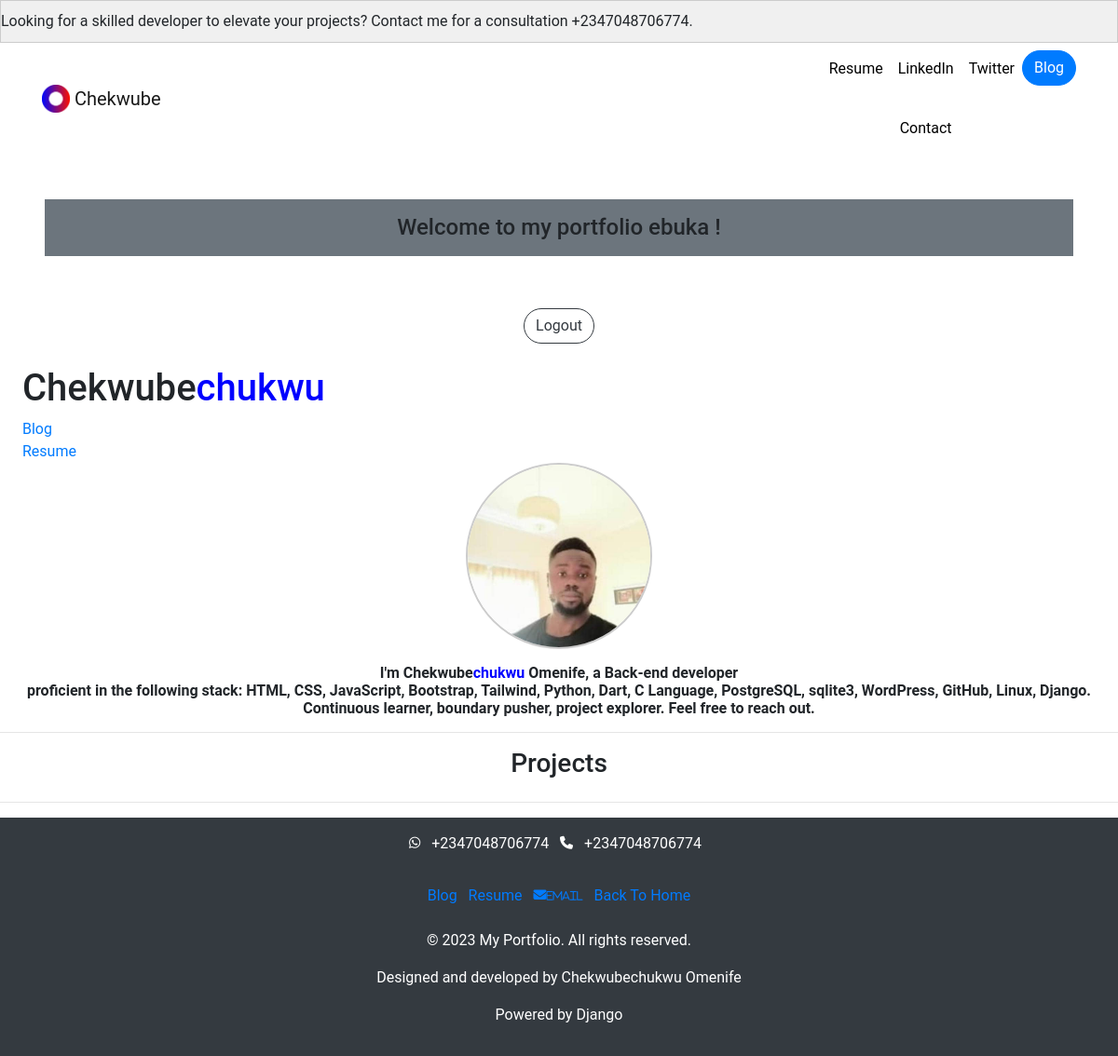
Page / (signed in) on the earlier database version.
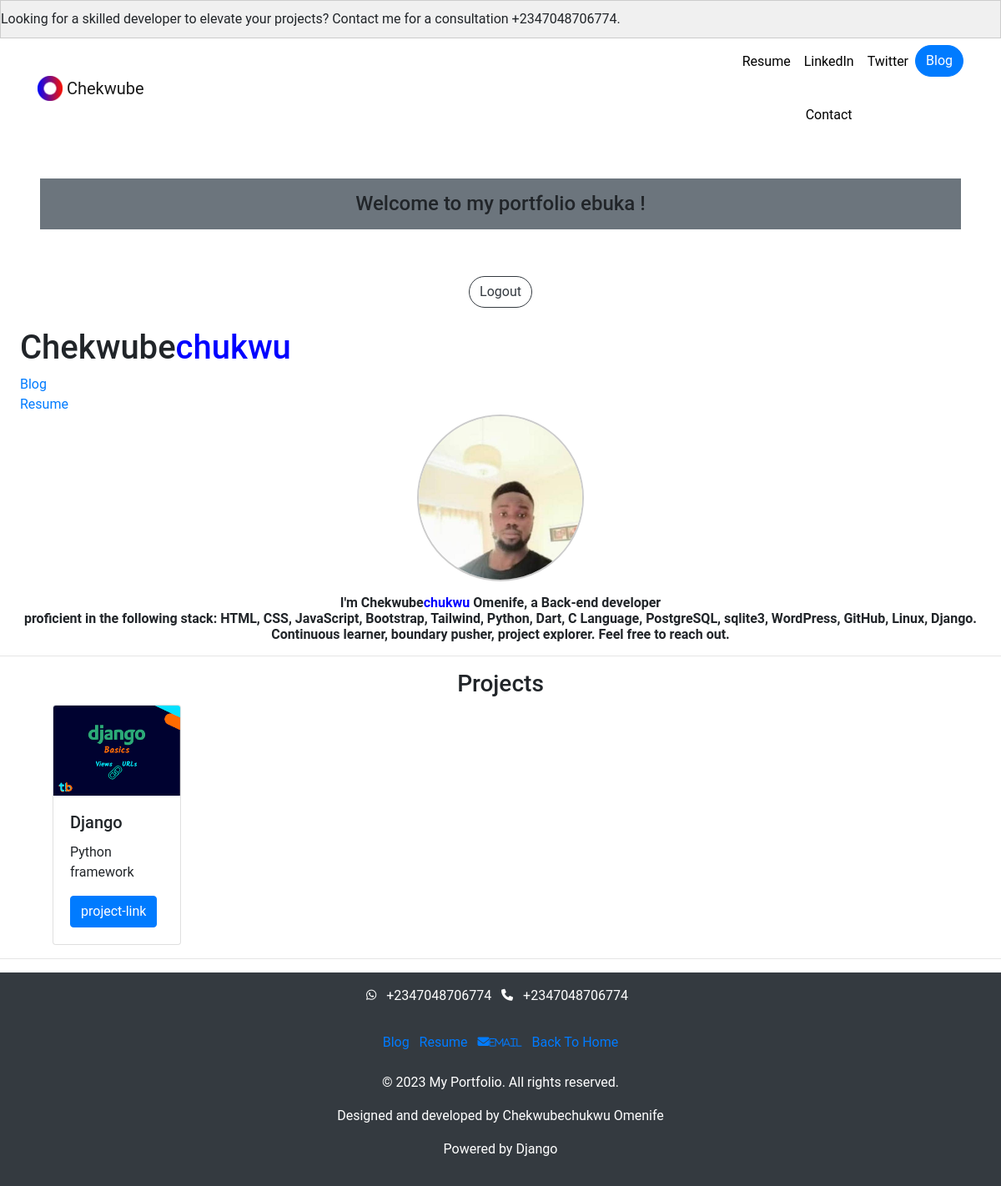
Same page on the later database version.
### portfolio/models.py (models this page shows, shortened)
class Project(models.Model):
    title = models.CharField(max_length=100)
    description = models.CharField(max_length=250)
    image = models.ImageField(upload_to="portfolio/images/")
    url = models.URLField(blank=True)

### portfolio/views.py (the view)
# urls.py: 2. Add a URL to urlpatterns:  path('', views.home, name='home')
@login_required
def home(request):
    projects = Project.objects.all()
    return render(request, "portfolio/home.html", {"projects": projects})

### portfolio/templates/portfolio/home.html
{% extends 'portfolio/base.html' %} {% block content %}
<h1 class="mx-4">Chekwube<span style="color: blue">chukwu</span></h1>
{% load static %}
<a class="mx-4" href="{% url 'blog:all_blogs' %}" target="_blank">Blog</a>
<br />
<a class="mx-4" href="{% static 'portfolio/mycv.pdf' %}">Resume</a>
<br />
<div class="col-12 d-flex justify-content-center align-items-center mb-3">
  <div class="circular-image-container">
    <img
      class="circular-image"
      src="{% static 'portfolio/cheche2.jpeg'%}"
      class="card mx-auto d-block"
      width="300"
      height="300"
      alt="my-photo"
    />
  </div>
</div>
<h1 class="bio" d-flex justify-content-center>
  I'm Chekwube<span style="color: blue">chukwu</span> Omenife, a Back-end
  developer <br />proficient in the following stack: HTML, CSS, JavaScript,
  Bootstrap, Tailwind, Python, Dart, C Language, PostgreSQL, sqlite3, WordPress, GitHub,
  Linux, Django.
  <p>
    Continuous learner, boundary pusher, project explorer. Feel free to reach
    out.
  </p>
</h1>
<hr />
<h3 class="text-center">Projects</h3>
<div class="row mx-5">
  {% for project in projects %}
  <div class="col-md-2">
    <div class="card">
      <img
        src="{{ project.image.url }}"
        class="card-img-top"
        alt="{{ project.title }}"
      />
      <div class="card-body">
        <h5 class="card-title">{{ project.title }}</h5>
        <p class="card-text">{{ project.description }}</p>
        {% if project.url %}
        <a href="{{ project.url }}" class="btn btn-primary">project-link</a>
        {% endif %}
      </div>
    </div>
  </div>
  {% endfor %}
</div>
{% endblock %}

### portfolio/templates/portfolio/base.html (shortened to what this page needs)
{% load static %}
<!doctype html>
<html lang="en">
<head>
  <link rel="stylesheet" href="https://stackpath.bootstrapcdn.com/bootstrap/4.4.1/css/bootstrap.min.css">
  <link rel="stylesheet" href="{% static "portfolio/custom.css" %}">
  <link rel="stylesheet" href="https://cdnjs.cloudflare.com/ajax/libs/font-awesome/6.5.1/css/all.min.css" />
</head>
<body>
                  <div class="marquee-container">
        <div class="marquee">
        Looking for a skilled developer to elevate your projects? Contact me for a consultation +2347048706774.
        </div>
    </div>
  <nav id="topNav" class="navbar navbar-expand-md navbar-light ">
    <div class="container ">
      <a class="navbar-brand btn-outline-light rounded-pill" href="{% url 'home' %}">
        <img src="{% static "portfolio/Logo.png" %}" width="30" height="30" class="d-inline-block align-top" alt="Nick's Logo">
        <span>Chekwube</span>
      </a>
      <div class="collapse navbar-collapse text-center" id="navbarNav">
        <ul class="navbar-nav ml-auto">
          <li class="nav-item">
            <a class="nav-link btn-outline-light rounded-pill" href="{% static "portfolio/cv.pdf" %}"download="resume.pdf target="_blank">Resume</a>
          </li>
          <li class="nav-item">
            <a class="nav-link btn-outline-light rounded-pill" href="https://www.linkedin.com/ebukaomenife" target="_blank">LinkedIn</a><br>
            <a class="nav-link btn-outline-light rounded-pill" href="{% url 'contact_me' %}" target="_blank">Contact</a>
          </li>
          <li class="nav-item">
            <a class="nav-link btn-outline-light rounded-pill" href="https://twitter.com/xcheche" target="_blank">Twitter</a>
          </li>
          <li>
            <a role="button" href="{% url 'blog:all_blogs' %}" class="btn btn-primary rounded-pill" target="_blank">Blog</a>
          </li>
        </ul>
      </div>
    </div>
  </nav>
  {% if user.is_authenticated %}
<h4 class="text-center bg bg-secondary p-3 m-5"> Welcome to my portfolio {{ user.username }} !</h4>
<form action="{% url 'logoutuser' %}" method="POST" class="text-center">
    <button type="submit" class="btn btn-outline-dark rounded-pill mt-2">Logout</button>
</form><br>
{% else %}
<a href="{% url 'signupuser' %}" class="btn btn-outline-dark rounded-pill mx-5">Sign Up</a>
<a href="{% url 'loginuser' %}" class="btn btn-outline-dark rounded-pill">Login</a>
{% endif %}
    {% block content %}{% endblock %}
</body>
<hr>
<footer class="container-fluid bg-dark text-white py-3" >
  <div class="row">
    <div class="col">  <p>
        <i class="fab fa-whatsapp fa-sm"></i> <a href="tel:+2347048706774" class="text-white mx-2"> +2347048706774</a>
        <i class="fa fa-phone fa-sm"></i> <a href="tel:+2347048706774" class="text-white mx-2"> +2347048706774</a>
        <br>
      </p>
    </div>
  </div>
<div  style="text-decoration: none"   class="row d-flex justify-content-center  align-items-center m-2 p-2 mb-3 ">
    <a href="{% url 'blog:all_blogs' %}" class="blog">Blog</a>&nbsp; &nbsp;
  <a href="{% static 'portfolio/mycv.pdf' %}" class="resume">Resume</a>&nbsp; &nbsp;
  <a href="mailto:checheomenife@gmail.com" class="fa fa-envelope fa-sm"><small>email</small></a>&nbsp; &nbsp;
  <a href="/">Back To Home</a>
</div>
 <p>&copy; 2023 My Portfolio. All rights reserved.</p>
      <p>Designed and developed by Chekwubechukwu Omenife</p>
      <p>Powered by Django</p>
</footer>
</html>

### portfolio/static/portfolio/custom.css (style rules this page uses)
.navbar-nav .nav-link { color: rgba(0,0,0,1) !important; }
body { font-family: 'roboto', sans-serif; }
footer { text-align: center; }
.bio { font-size: 1rem; font-weight: bold; text-align: center; margin-bottom: 1rem; }
.circular-image-container { width: 200px; height: 200px; overflow: hidden; border-radius: 50%; border: 2px solid #ccc; display: flex; justify-content: center; align-items: center; }
.circular-image { width: 120%; height: auto; display: block; }
.marquee-container { width: 100%; overflow: hidden; background-color: #f0f0f0; border: 1px solid #ccc; padding: 10px 0; margin: auto; }
.marquee { display: inline-block; white-space: nowrap; animation: marquee 25s linear infinite; }

Differences in the rows shown:
added Project: image (picture), title "Django", description "Python framework"
